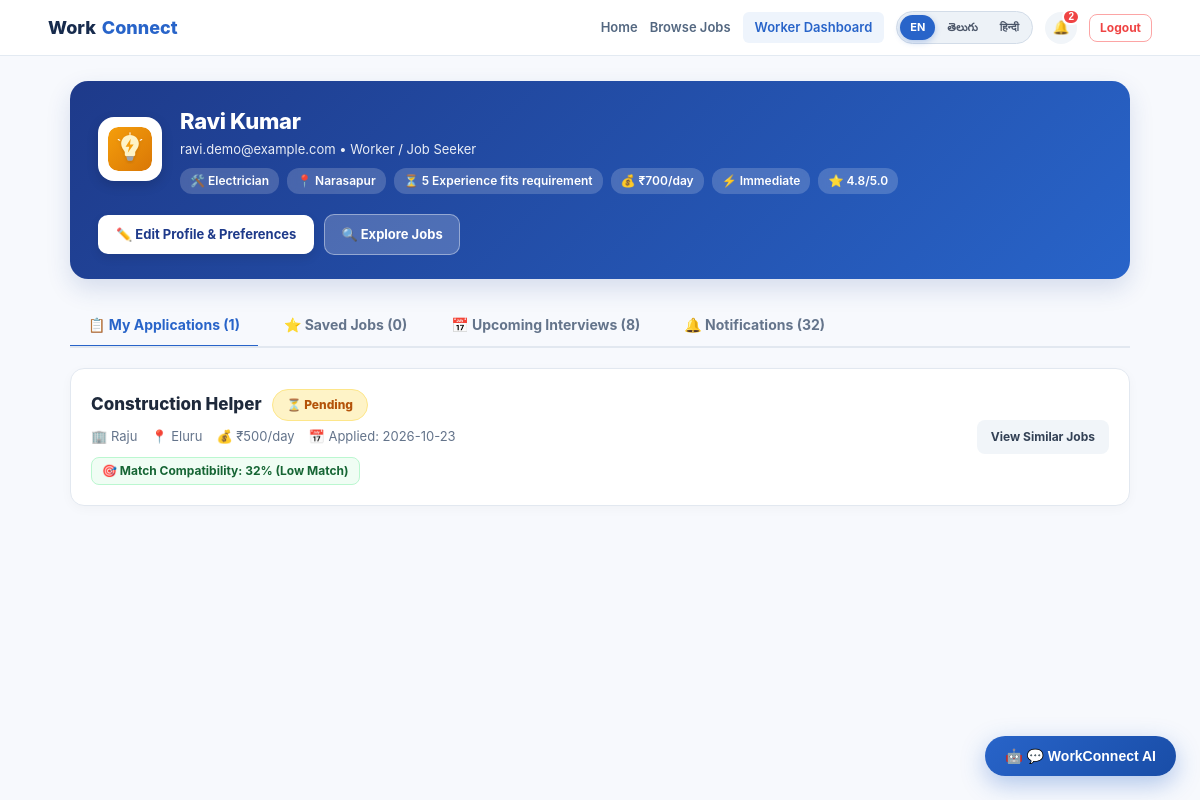
The page /worker/dashboard (signed in) on the database its author committed.
### tables this page shows
CREATE TABLE workers (
            id INTEGER PRIMARY KEY AUTOINCREMENT,
            name TEXT NOT NULL,
            email TEXT NOT NULL UNIQUE,
            skill TEXT NOT NULL,
            location TEXT NOT NULL,
            experience INTEGER NOT NULL CHECK (experience >= 0),
            wage INTEGER NOT NULL CHECK (wage >= 0),
            created_at TEXT NOT NULL DEFAULT CURRENT_TIMESTAMP
        , availability TEXT NOT NULL DEFAULT 'Immediate', rating REAL NOT NULL DEFAULT 4.8, password_hash TEXT);

CREATE TABLE applications (
            id INTEGER PRIMARY KEY AUTOINCREMENT,
            worker_id INTEGER NOT NULL,
            job_id INTEGER NOT NULL,
            status TEXT NOT NULL DEFAULT 'Pending',
            applied_at TEXT NOT NULL DEFAULT CURRENT_TIMESTAMP,
            FOREIGN KEY (worker_id) REFERENCES workers(id),
            FOREIGN KEY (job_id) REFERENCES jobs(id),
            UNIQUE (worker_id, job_id)
        );

CREATE TABLE jobs (
            id INTEGER PRIMARY KEY AUTOINCREMENT,
            employer_id INTEGER NOT NULL,
            title TEXT NOT NULL,
            skill_required TEXT NOT NULL,
            description TEXT NOT NULL,
            location TEXT NOT NULL,
            workers_needed INTEGER NOT NULL CHECK (workers_needed > 0),
            daily_wage INTEGER NOT NULL CHECK (daily_wage >= 0),
            status TEXT NOT NULL DEFAULT 'Open',
            created_at TEXT NOT NULL DEFAULT CURRENT_TIMESTAMP, positions_remaining INTEGER NOT NULL DEFAULT 1,
            FOREIGN KEY (employer_id) REFERENCES employers(id)
        );

CREATE TABLE employers (
            id INTEGER PRIMARY KEY AUTOINCREMENT,
            name TEXT NOT NULL,
            email TEXT NOT NULL UNIQUE,
            employer_type TEXT NOT NULL,
            location TEXT NOT NULL,
            created_at TEXT NOT NULL DEFAULT CURRENT_TIMESTAMP
        , password_hash TEXT, is_verified INTEGER NOT NULL DEFAULT 0);

### app.py (the view)
@app.route("/worker/dashboard")
@worker_required
def worker_dashboard():
    worker = get_worker_by_id(session["user_id"])
    if not worker:
        flash("Worker session invalid. Please log in.", "danger")
        return redirect(url_for("login", role="worker"))
    sort_by = request.args.get("sort_by", "date").strip()
    applications = get_applications_by_worker(worker["email"], sort_by=sort_by)
    saved_jobs = get_saved_jobs_by_worker(worker["id"])
    interviews = get_interviews_for_worker(worker["id"])
    notifications = get_notifications("worker", worker["id"])
    for sj in saved_jobs:
        t_meta = get_trade_for_skill(sj["skill_required"])
        sj["trade_image"] = t_meta["image"]
        sj["trade_icon"] = t_meta["icon"]
        sj["trade_color"] = t_meta["color"]
    trade_meta = get_trade_for_skill(worker["skill"])
    return render_template(
        "worker_dashboard.html",
        worker=worker,
        applications=applications,
        saved_jobs=saved_jobs,
        interviews=interviews,
        notifications=notifications,
        trade_meta=trade_meta,
        sort_by=sort_by
    )

### templates/worker_dashboard.html (shortened to what this page needs)
<!DOCTYPE html>
<html lang="{{ active_lang }}">
<head>
    <link rel="stylesheet" href="{{ url_for('static', filename='css/style.css') }}">
</head>
<body style="background: #f7f9fd;">
    <header class="navbar" style="background: #ffffff; border-bottom: 1px solid #e3eaf2; padding: 0 4%; height: 56px; display: flex; align-items: center; justify-content: space-between; position: sticky; top: 0; z-index: 100;">
        <a href="{{ url_for('home') }}" style="font-size: 18px; font-weight: 800; color: #172b4d; text-decoration: none; display: flex; align-items: center; gap: 6px;">
            Work<span style="color: #2864c9;">Connect</span>
        </a>
        <nav style="display: flex; align-items: center; gap: 12px; flex-wrap: wrap;">
            <a href="{{ url_for('home') }}" style="font-size: 13px; font-weight: 600; color: #536780; text-decoration: none;">{{ t('nav_home') }}</a>
            <a href="{{ url_for('browse_jobs') }}" style="font-size: 13px; font-weight: 600; color: #536780; text-decoration: none;">{{ t('nav_browse_jobs') }}</a>
            <a href="{{ url_for('worker_dashboard') }}" style="padding: 6px 12px; border-radius: 6px; font-size: 13px; font-weight: 600; color: #2864c9; background: #eef4fc; text-decoration: none;">{{ t('nav_worker_dashboard') }}</a>
            <div class="lang-selector">
                <a href="{{ url_for('set_language', lang_code='en') }}" class="lang-btn {% if active_lang == 'en' %}active{% endif %}">EN</a>
                <a href="{{ url_for('set_language', lang_code='te') }}" class="lang-btn {% if active_lang == 'te' %}active{% endif %}">తెలుగు</a>
                <a href="{{ url_for('set_language', lang_code='hi') }}" class="lang-btn {% if active_lang == 'hi' %}active{% endif %}">हिन्दी</a>
            </div>
            <div class="notif-bell-container" id="notif-bell-wrapper">
                <button type="button"
                        id="notif-bell-btn"
                        class="notif-bell-badge"
                        onclick="toggleNotifDropdown(event)"
                        title="Notifications"
                        aria-label="Notifications"
                        style="border: none; cursor: pointer; outline: none;">
                    🔔
                    <span id="notif-badge" class="notif-count" style="display: {% if unread_notifications_count > 0 %}flex{% else %}none{% endif %};">
                        {{ unread_notifications_count }}
                    </span>
                </button>
            </div>
            <a href="{{ url_for('logout') }}" style="font-size: 12px; font-weight: 700; color: #ef4444; border: 1px solid #fca5a5; padding: 4px 10px; border-radius: 8px; text-decoration: none;">
                {{ t('nav_logout') }}
            </a>
        </nav>
    </header>
    <main class="dashboard-container">
        <section class="profile-banner">
            <div class="profile-info">
                <div class="profile-avatar">
                    <img src="{{ url_for('static', filename=trade_meta.image) }}" alt="{{ worker.skill }}" style="width: 44px; height: 44px; border-radius: 10px;">
                </div>
                <div>
                    <h1 style="font-size: 22px; font-weight: 800; margin: 0; letter-spacing: -0.3px;">
                        {{ worker.name }}
                    </h1>
                    <div style="font-size: 13px; opacity: 0.9; margin-top: 2px;">
                        {{ worker.email }} • {{ t('role_worker') }}
                    </div>
                    <div class="profile-meta-pills">
                        <span class="profile-pill">🛠️ {{ worker.skill }}</span>
                        <span class="profile-pill">📍 {{ worker.location }}</span>
                        <span class="profile-pill">⏳ {{ worker.experience }} {{ t('match_exp_good') }}</span>
                        <span class="profile-pill">💰 ₹{{ worker.wage }}/day</span>
                        <span class="profile-pill">⚡ {{ worker.availability }}</span>
                        <span class="profile-pill">⭐ {{ worker.rating }}/5.0</span>
                    </div>
                </div>
            </div>
            <div style="display: flex; gap: 10px; align-items: center; flex-wrap: wrap;">
                <a href="{{ url_for('worker_profile_edit') }}" style="background: #ffffff; color: #1e3a8a; padding: 10px 18px; border-radius: 10px; font-size: 13px; font-weight: 750; text-decoration: none; box-shadow: 0 4px 10px rgba(0,0,0,0.1);">
                    ✏️ {{ t('edit_profile') }}
                </a>
                <a href="{{ url_for('browse_jobs') }}" style="background: rgba(255,255,255,0.2); color: #ffffff; border: 1px solid rgba(255,255,255,0.4); padding: 10px 16px; border-radius: 10px; font-size: 13px; font-weight: 700; text-decoration: none;">
                    🔍 {{ t('hero_explore_jobs') }}
                </a>
            </div>
        </section>
        <div class="tabs-header">
            <a href="#apps" class="tab-btn active" id="btn-tab-apps" onclick="switchTab('apps')">
                📋 My Applications ({{ applications|length }})
            </a>
            <a href="#saved" class="tab-btn" id="btn-tab-saved" onclick="switchTab('saved')">
                ⭐ {{ t('nav_saved_jobs') }} ({{ saved_jobs|length }})
            </a>
            <a href="#interviews" class="tab-btn" id="btn-tab-interviews" onclick="switchTab('interviews')">
                📅 {{ t('interviews_title') }} ({{ interviews|length }})
            </a>
            <a href="#notifs" class="tab-btn" id="btn-tab-notifications" onclick="switchTab('notifications')">
                🔔 {{ t('nav_notifications') }} ({{ notifications|length }})
            </a>
        </div>
        <div id="tab-content-apps">
            {% if applications %}
                {% for app in applications %}
                    <div class="app-card">
                        <div style="flex: 1; min-width: 250px;">
                            <div style="display: flex; align-items: center; gap: 10px; margin-bottom: 6px;">
                                <h2 style="font-size: 17px; font-weight: 800; color: #1e293b; margin: 0;">
                                    {{ app.job_title }}
                                </h2>
                                <span class="status-badge status-{{ app.application_status|lower }}">
                                    {% if app.application_status == 'Confirmed' %}✓ Confirmed
                                    {% elif app.application_status == 'Shortlisted' %}⭐ Shortlisted
                                    {% elif app.application_status == 'Rejected' %}✕ Rejected
                                    {% else %}⏳ Pending{% endif %}
                                </span>
                            </div>
                            <div style="font-size: 13px; color: #64748b; display: flex; gap: 14px; flex-wrap: wrap;">
                                <span>🏢 {{ app.employer_name }}</span>
                                <span>📍 {{ app.job_location }}</span>
                                <span>💰 ₹{{ app.daily_wage }}/day</span>
                                <span>📅 Applied: {{ app.applied_at[:10] }}</span>
                            </div>
                            {% if app.match_percentage %}
                                <div style="margin-top: 10px; display: inline-flex; align-items: center; gap: 8px; background: #f0fdf4; border: 1px solid #bbf7d0; padding: 4px 10px; border-radius: 8px; font-size: 12px; color: #166534; font-weight: 700;">
                                    <span>🎯 Match Compatibility: {{ app.match_percentage }}% ({{ app.match_level }})</span>
                                </div>
                            {% endif %}
                        </div>
                        <div style="text-align: right;">
                            <a href="{{ url_for('browse_jobs', q=app.job_skill) }}" style="display: inline-block; padding: 8px 14px; background: #f1f5f9; color: #334155; border-radius: 8px; font-size: 12px; font-weight: 700; text-decoration: none;">
                                View Similar Jobs
                            </a>
                        </div>
                    </div>
                {% endfor %}
            {% endif %}
        </div>
    </main>
    <button class="floating-ai-btn" onclick="toggleAIChat()" title="Ask WorkConnect Assistant">
        🤖 {{ t('ai_assistant_btn') }}
    </button>
</body>
</html>

### rows shown on the page
workers: name "Ravi Kumar", email "ravi.demo@example.com", skill "Electrician", location "Narasapur", experience "5", wage "700", availability "Immediate", rating "4.8"
applications: job_title "Construction Helper", status "⏳ Pending", employer_name "Raju", job_location "Eluru", daily_wage "500", applied_at "2026-10-23", match_percentage "32", match_level "Low Match"

### other values the page prints
{{ t('nav_home') }} "Home"
{{ t('nav_browse_jobs') }} "Browse Jobs"
{{ t('nav_worker_dashboard') }} "Worker Dashboard"
{{ unread_notifications_count }} "2"
{{ t('nav_logout') }} "Logout"
{{ t('role_worker') }} "Worker / Job Seeker"
{{ t('match_exp_good') }} "Experience fits requirement"
{{ t('edit_profile') }} "Edit Profile & Preferences"
{{ t('hero_explore_jobs') }} "Explore Jobs"
{{ applications|length }} "1"
{{ t('nav_saved_jobs') }} "Saved Jobs"
{{ saved_jobs|length }} "0"
{{ t('interviews_title') }} "Upcoming Interviews"
{{ interviews|length }} "8"
{{ t('nav_notifications') }} "Notifications"
